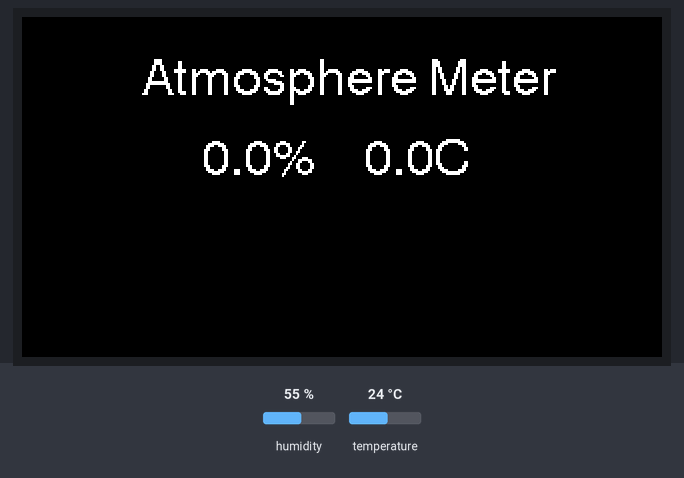
A program run on a simulated ESP32-S3. Parts: 320×170 colour display. The inputs (shaded band) are chosen by the test bench; at power-on: humidity 55 %, temperature 24 °C. What the program prints to the serial monitor is not drawn.

Above: at 2.4 s.
2.5 s: humidity set to 22 %
At 3.8 s:
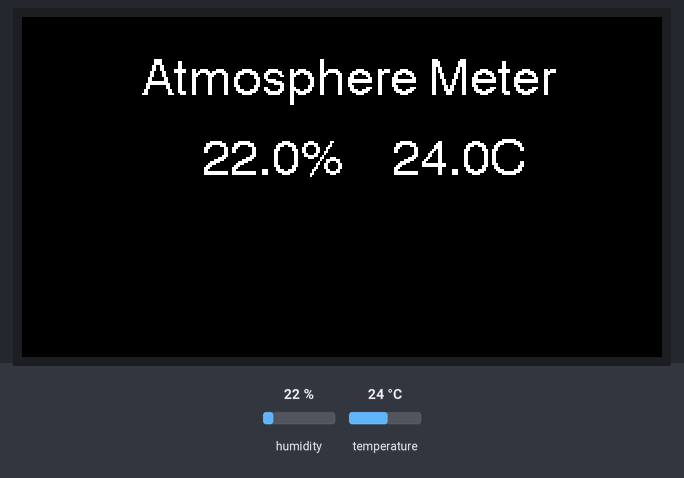
5.5 s: temperature set to 12 °C
At 8.0 s:
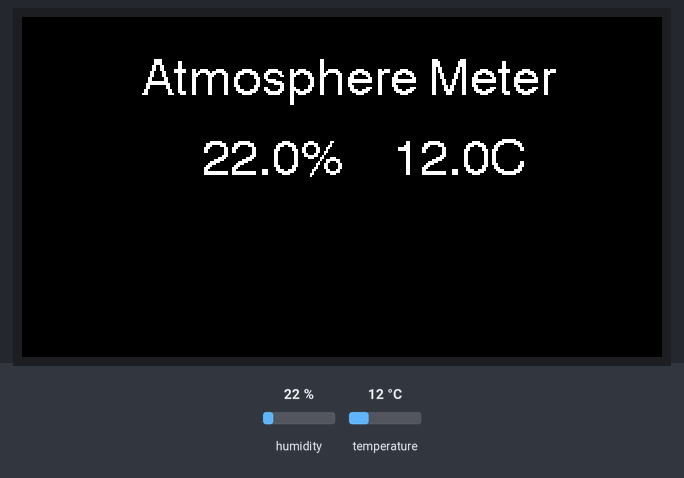
8.7 s: humidity set to 40 %
At 10.1 s:
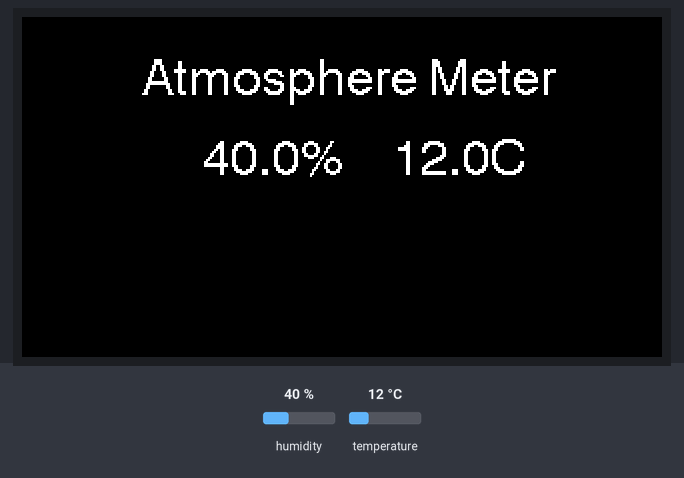
11.7 s: temperature set to 19 °C
Timing chart, 0 to 14.7 s (numbered marks = the images above; inputs shaded):
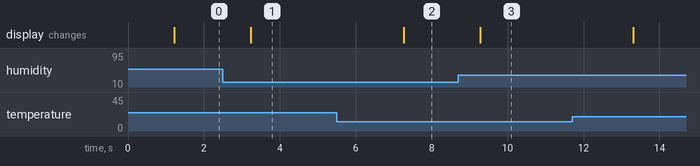

Measured:
- after the input at 2.5 s, the display: changes after 0.73 s (image 1)
- after the input at 5.5 s, the display: changes after 1.8 s (image 2)
- after the input at 8.7 s, the display: changes after 0.58 s (image 3)

The program:

main.cpp
```cpp
#include <Arduino.h>
#include <DHTesp.h>
#include <TFT_eSPI.h>

DHTesp          dht;
int             interval = 2000;
unsigned long   lastDHTReadMillis = 0;
float           humidity = 0;
float           temperature = 0;
char            buf[50];

#define         DHTPIN 18

TFT_eSPI tft = TFT_eSPI();

void readDHT22() {
    unsigned long currentMillis = millis();

    if(millis() > lastDHTReadMillis + interval) {
        lastDHTReadMillis = currentMillis;

        humidity = dht.getHumidity();
        temperature = dht.getTemperature();
    }
}

void setup() {
    Serial.begin(115200);
    dht.setup(DHTPIN, DHTesp::DHT22);   // Connect DHT Sensr to GPIO 18
    tft.init();
    tft.setRotation(1);
    tft.fillScreen(TFT_BLACK);
    tft.setTextColor(TFT_WHITE);
    tft.drawString("Atmosphere Meter", 60, 20, 4);
    delay(1000);
    Serial.println();
    Serial.println("Humidity (%)\tTemperature (C)");
}

void loop() {
    readDHT22();

    sprintf(buf, "%.1f%%     %.1f°C", humidity, temperature);
    tft.fillRect(80, 60, 180, 23, TFT_BLACK);
    tft.drawString(buf, 90, 60, 4);
    Serial.printf("%.1f\t%.1f\n", humidity, temperature);
    delay(2000);
}
```
